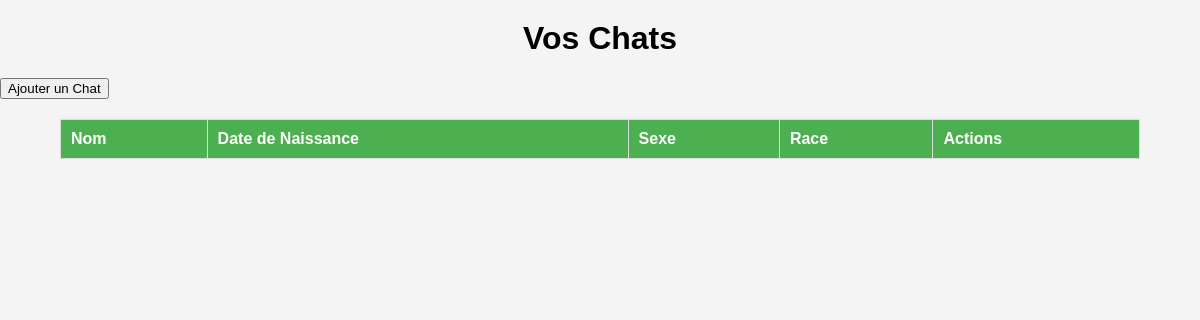
The app's page /src/pages/cats.php (signed in), older data.
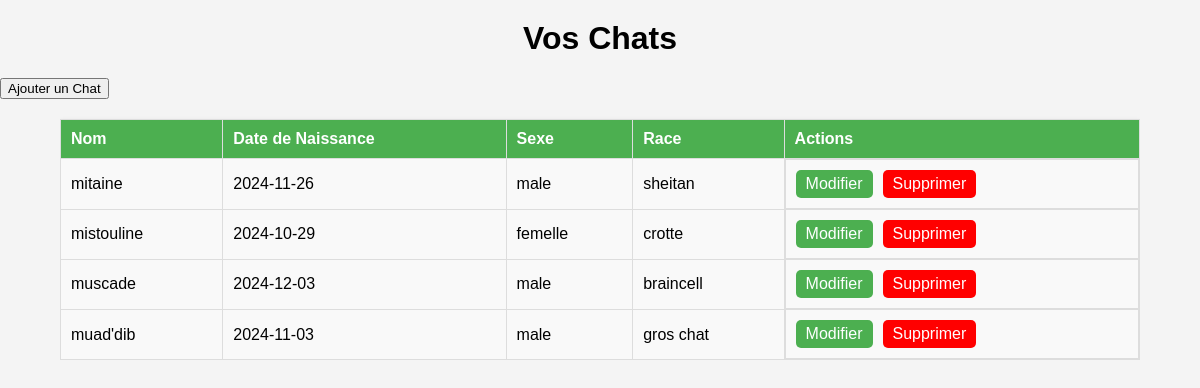
The same page, newer data.
### tables this page shows
CREATE TABLE `Cat` (
  `cat_id` int NOT NULL,
  `name` varchar(255) NOT NULL,
  `birthdate` date NOT NULL,
  `sex` varchar(255) NOT NULL,
  `breed` varchar(255) NOT NULL,
  `color` varchar(255) NOT NULL,
  `eyes` varchar(255) NOT NULL,
  `pedigree` varchar(255) NOT NULL,
  `chip` int NOT NULL,
  `breeder` varchar(255) NOT NULL,
  `father` varchar(255) NOT NULL,
  `mother` varchar(255) NOT NULL,
  `user_id` int NOT NULL
);

### src/pages/cats.php (the view, shortened to what this page needs)
<?php
require_once 'open_bdd.php';
try {
    $db = new PDO("mysql:host=$server_name;dbname=$db_name;charset=utf8mb4", $user_name, $db_password);
    $db->setAttribute(PDO::ATTR_ERRMODE, PDO::ERRMODE_EXCEPTION);
} catch (PDOException $e) {
    die("Échec de la connexion à la base de données : " . $e->getMessage());
}
$user_id = $_SESSION['user']['user_id'];
$query = "SELECT * FROM Cat WHERE user_id = :user_id";
$stmt = $db->prepare($query);
$stmt->bindValue(':user_id', $user_id, PDO::PARAM_INT);
$stmt->execute();
$chats = $stmt->fetchAll(PDO::FETCH_ASSOC);
?>
<!DOCTYPE html>
<html lang="fr">
<head>
</head>
<body>
<h1>Vos Chats</h1>
<a href="add_cat.php">
    <button>Ajouter un Chat</button>
</a>
<div class="container">
    <table>
        <thead>
            <tr>
                <th>Nom</th>
                <th>Date de Naissance</th>
                <th>Sexe</th>
                <th>Race</th>
                <th>Actions</th>
            </tr>
        </thead>
        <tbody>
            <?php foreach ($chats as $chat): ?>
            <tr>
                <td><?php echo htmlspecialchars($chat['name']); ?></td>
                <td><?php echo htmlspecialchars($chat['birthdate']); ?></td>
                <td><?php echo htmlspecialchars($chat['sex']); ?></td>
                <td><?php echo htmlspecialchars($chat['breed']); ?></td>
                <td class="actions">
                    <a href="edit_cat.php?cat_id=<?php echo $chat['cat_id']; ?>">Modifier</a>
                    <a href="?delete=<?php echo $chat['cat_id']; ?>" class="delete" onclick="return confirm('Êtes-vous sûr de vouloir supprimer ce chat ?');">Supprimer</a>
                </td>
            </tr>
            <?php endforeach; ?>
        </tbody>
    </table>
</div>
</body>
</html>

### src/pages/cats.php (style rules this page uses)
body { font-family: Arial, sans-serif; background-color: #f4f4f4; margin: 0; padding: 0; }
h1 { text-align: center; margin-top: 20px; }
.container { width: 90%; margin: 0 auto; overflow-x: auto; }
table { width: 100%; border-collapse: collapse; margin-top: 20px; background-color: #fff; box-shadow: 0 2px 5px rgba(0, 0, 0, 0.1); }
table, th, td { border: 1px solid #ddd; }
th, td { padding: 10px; text-align: left; }
th { background-color: #4CAF50; color: white; }
td { background-color: #f9f9f9; }
.actions { display: flex; gap: 10px; }
.actions a { padding: 5px 10px; background-color: #4CAF50; color: white; text-decoration: none; border-radius: 5px; }
.actions a.delete { background-color: red; }

Row changes from the older to the newer data that the page shows:
added cat: name "mitaine", birthdate "2024-11-26", sex "male", breed "sheitan"
added cat: name "mistouline", birthdate "2024-10-29", sex "femelle", breed "crotte"
added cat: name "muscade", birthdate "2024-12-03", sex "male", breed "braincell"
added cat: name "muad'dib", birthdate "2024-11-03", sex "male", breed "gros chat"
